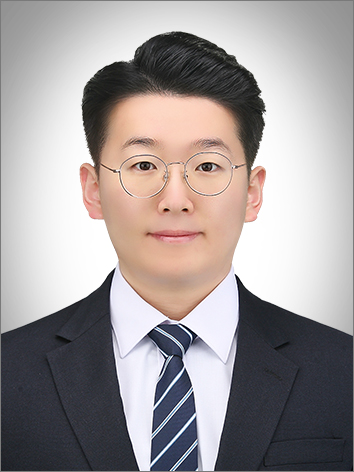
#> input picture test/test.jpg, 354 x 472 px, found by its file name
$ python imgCopy.py
#> lines starting #> are read from the running program, lines starting #| are printed output that depends on the picture; after the words box and inside, x2 and y2 are one past the last pixel; in counts of white or black regions, pixels touching at a corner belong together
import cv2 as cv

img_gray = cv.imread("D:/opencv-test/2.영상처리기본개념/test.jpg", cv.IMREAD_GRAYSCALE)
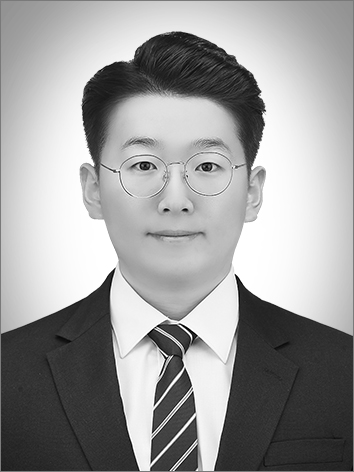
#> img_gray: shape (472, 354); min 0, max 255, mean 156.2

# copy 메소드를 사용하여 img_gray의 이미지 데이터를 복사
img_copyed1 = img_gray.copy()

# copy 메소드를 사용했기 때문에 img_gray와 img_copyed1에 대한
# id 리턴값이 다름, 별개의 객체라는 의미
print(id(img_gray), id(img_copyed1))
#| 140496531142480 140496530931600

cv.line(img_gray, (0, 0), (100, 100), 0, 10)
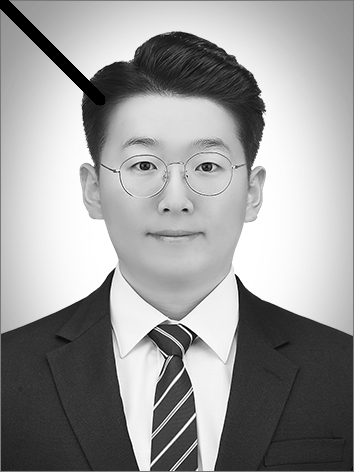
#> img_gray: shape (472, 354); 1.03% of pixels changed, all inside (x1, y1, x2, y2) = (0, 0, 106, 106)

ret, img_gray = cv.threshold(img_gray, 127, 255, cv.THRESH_BINARY)
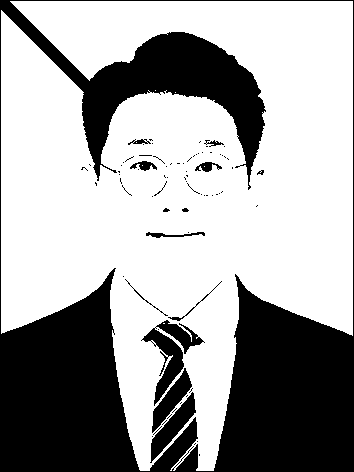
#> img_gray: shape (472, 354); 64.5% white; 79 black regions (65 under 20 px), largest, box (x1, y1, x2, y2) and area: (0, 0, 354, 472) 54720, (141, 320, 205, 406) 1701, (150, 392, 196, 463) 1012

print(id(img_gray), id(img_copyed1))
#| 140496531143056 140496530931600

cv.imshow("img_gray", img_gray)
cv.imshow("img_copyed1", img_copyed1)

cv.waitKey(0)
